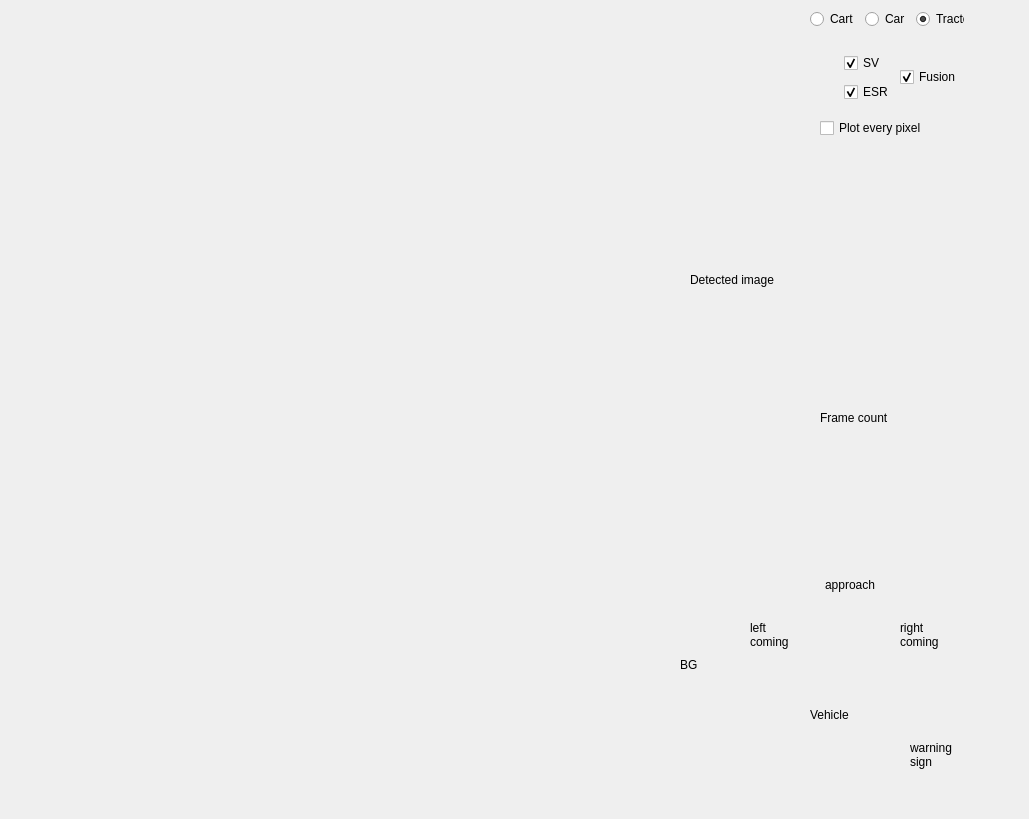
    <widget class="QWidget" name="tab_8">
     <attribute name="title">
      <string>Topview - Fusion</string>
     </attribute>
     <widget class="QLabel" name="label_fusion_BG">
      <property name="geometry">
       <rect>
        <x>10</x>
        <y>10</y>
        <width>640</width>
        <height>640</height>
       </rect>
      </property>
      <property name="text">
       <string/>
      </property>
     </widget>
     <widget class="QLabel" name="label_fusion">
      <property name="geometry">
       <rect>
        <x>10</x>
        <y>10</y>
        <width>640</width>
        <height>640</height>
       </rect>
      </property>
      <property name="text">
       <string/>
      </property>
     </widget>
     <widget class="QWidget" name="layoutWidget">
      <property name="geometry">
       <rect>
        <x>810</x>
        <y>50</y>
        <width>151</width>
        <height>56</height>
       </rect>
      </property>
      <layout class="QGridLayout" name="gridLayout_6">
       <item row="0" column="2">
        <widget class="QCheckBox" name="checkBox_fusion_sv">
         <property name="text">
          <string>SV</string>
         </property>
         <property name="checked">
          <bool>true</bool>
         </property>
        </widget>
       </item>
       <item row="0" column="1">
        <widget class="QLabel" name="label_fusion_sv_color">
         <property name="text">
          <string/>
         </property>
        </widget>
       </item>
       <item row="1" column="2">
        <widget class="QCheckBox" name="checkBox_fusion_radar">
         <property name="text">
          <string>ESR</string>
         </property>
         <property name="checked">
          <bool>true</bool>
         </property>
        </widget>
       </item>
       <item row="1" column="1">
        <widget class="QLabel" name="label_fusion_radar_color">
         <property name="text">
          <string/>
         </property>
        </widget>
       </item>
       <item row="0" column="0" rowspan="2">
        <spacer name="horizontalSpacer">
         <property name="orientation">
          <enum>Qt::Horizontal</enum>
         </property>
         <property name="sizeHint" stdset="0">
          <size>
           <width>40</width>
           <height>20</height>
          </size>
         </property>
        </spacer>
       </item>
       <item row="0" column="3" rowspan="2">
        <widget class="QCheckBox" name="checkBox_fusion_data">
         <property name="text">
          <string>Fusion</string>
         </property>
         <property name="checked">
          <bool>true</bool>
         </property>
        </widget>
       </item>
      </layout>
     </widget>
     <widget class="QCheckBox" name="checkBox_fused_sv_plot_every_pixel">
      <property name="geometry">
       <rect>
        <x>820</x>
        <y>120</y>
        <width>109</width>
        <height>16</height>
       </rect>
      </property>
      <property name="text">
       <string>Plot every pixel</string>
      </property>
     </widget>
     <widget class="MouseLabel" name="label_sv_detected_display">
      <property name="geometry">
       <rect>
        <x>690</x>
        <y>160</y>
        <width>320</width>
        <height>240</height>
       </rect>
      </property>
      <property name="text">
       <string>Detected image</string>
      </property>
     </widget>
     <widget class="QWidget" name="layoutWidget">
      <property name="geometry">
       <rect>
        <x>810</x>
        <y>10</y>
        <width>154</width>
        <height>18</height>
       </rect>
      </property>
      <layout class="QGridLayout" name="gridLayout_22">
       <item row="0" column="1">
        <widget class="QRadioButton" name="radioButton_vehicle_car">
         <property name="text">
          <string>Car</string>
         </property>
        </widget>
       </item>
       <item row="0" column="0">
        <widget class="QRadioButton" name="radioButton_vehicle_cart">
         <property name="text">
          <string>Cart</string>
         </property>
         <property name="checked">
          <bool>false</bool>
         </property>
        </widget>
       </item>
       <item row="0" column="2">
        <widget class="QRadioButton" name="radioButton_vehicle_tractor">
         <property name="text">
          <string>Tractor</string>
         </property>
         <property name="checked">
          <bool>true</bool>
         </property>
        </widget>
       </item>
      </layout>
     </widget>
     <widget class="QLabel" name="label_gui_BG">
      <property name="geometry">
       <rect>
        <x>680</x>
        <y>520</y>
        <width>340</width>
        <height>290</height>
       </rect>
      </property>
      <property name="text">
       <string>BG</string>
      </property>
     </widget>
     <widget class="QLabel" name="label_gui_vehicle">
      <property name="geometry">
       <rect>
        <x>810</x>
        <y>640</y>
        <width>80</width>
        <height>150</height>
       </rect>
      </property>
      <property name="text">
       <string>Vehicle</string>
      </property>
     </widget>
     <widget class="QLabel" name="label_gui_sign">
      <property name="geometry">
       <rect>
        <x>910</x>
        <y>730</y>
        <width>50</width>
        <height>50</height>
       </rect>
      </property>
      <property name="text">
       <string>warning
sign</string>
      </property>
     </widget>
     <widget class="QLabel" name="label_gui_approaching">
      <property name="geometry">
       <rect>
        <x>825</x>
        <y>560</y>
        <width>50</width>
        <height>50</height>
       </rect>
      </property>
      <property name="text">
       <string>approaching</string>
      </property>
     </widget>
     <widget class="QLabel" name="label_gui_left_oncoming">
      <property name="geometry">
       <rect>
        <x>750</x>
        <y>610</y>
        <width>50</width>
        <height>50</height>
       </rect>
      </property>
      <property name="text">
       <string>left
coming</string>
      </property>
     </widget>
     <widget class="QLabel" name="label_gui_right_oncoming">
      <property name="geometry">
       <rect>
        <x>900</x>
        <y>610</y>
        <width>50</width>
        <height>50</height>
       </rect>
      </property>
      <property name="text">
       <string>right
coming</string>
      </property>
     </widget>
     <widget class="QLabel" name="label_sv_frame_count_2">
      <property name="geometry">
       <rect>
        <x>820</x>
        <y>410</y>
        <width>190</width>
        <height>16</height>
       </rect>
      </property>
      <property name="text">
       <string>Frame count</string>
      </property>
     </widget>
     <zorder>label_gui_BG</zorder>
     <zorder>layoutWidget</zorder>
     <zorder>label_fusion_BG</zorder>
     <zorder>label_fusion</zorder>
     <zorder>checkBox_fused_sv_plot_every_pixel</zorder>
     <zorder>label_sv_detected_display</zorder>
     <zorder>layoutWidget</zorder>
     <zorder>label_gui_vehicle</zorder>
     <zorder>label_gui_sign</zorder>
     <zorder>label_gui_approaching</zorder>
     <zorder>label_gui_left_oncoming</zorder>
     <zorder>label_gui_right_oncoming</zorder>
     <zorder>label_sv_frame_count_2</zorder>
    </widget>
